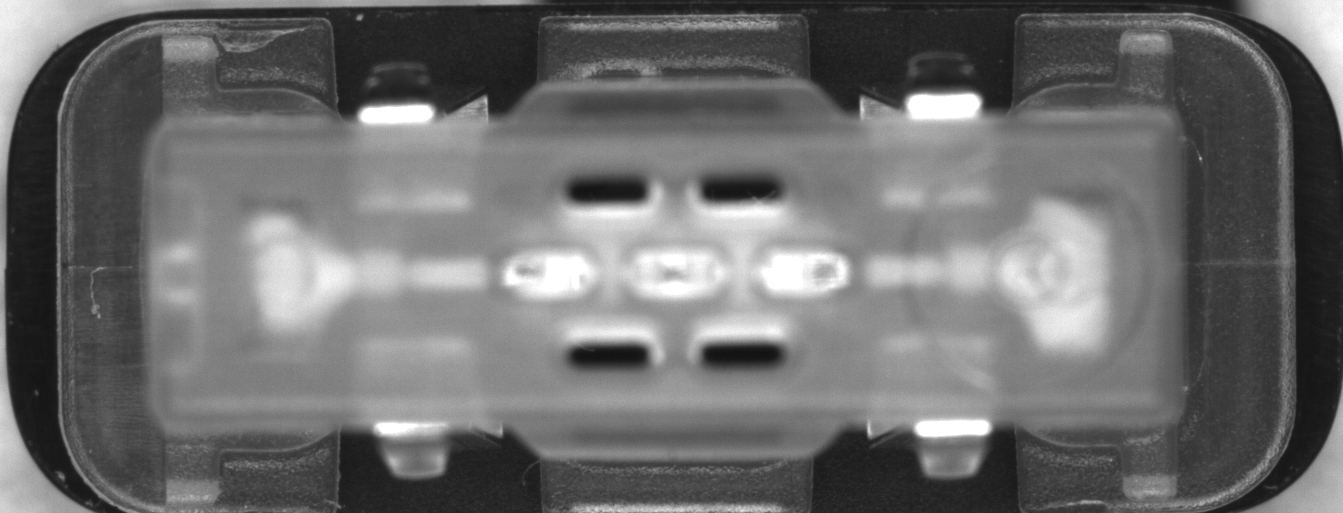
#> input picture ReferenceImages/template.bmp, 1343 x 513 px, found by its file name
$ python carbon%_patternmatch.py
#> lines starting #> are read from the running program, lines starting #| are printed output that depends on the picture; long printed decimals are rounded; pictures that were not available may be replaced by others from this repository, and a replacement may not be noted
"""
Justin Clay
justinmelmarclay@gmail.com

April 7, 2022- Image analysis to evaluate if the camera image is sensistve enough to detect changes in carbon %
"""
import re
import cv2
import numpy as np
import os
import matplotlib.pyplot as plt

template_path = '/Users/justinclay/PycharmProjects/CarbonContent/ReferenceImages/template.bmp'
source_folder = '/Users/justinclay/PycharmProjects/CarbonContent/CSA with different Carbon content'
# source_folder = '/Users/justinclay/PycharmProjects/CarbonContent/CSA with different Carbon content/test'
reference_template = cv2.imread(template_path, 0)
#> reference_template is the input picture: shape (513, 1343); min 18, max 255, mean 108.8

# Variables
matchThresh = 0.80
k = 0
rotateList = np.array([0, -1, 1, -2, 2, -3, 3, -4, 4, -5, 5], dtype=float)  # values (degrees)
totalcount = 0
border = 0
ittercount = 0
rot = None
paddedIm = None
adjustlist = []
hist_roi1_06 = []
hist_roi2_06 = []
hist_roi3_06 = []
hist_roi4_06 = []
hist_roi5_06 = []
hist_roi6_06 = []
hist_roi1_07 = []
hist_roi2_07 = []
hist_roi3_07 = []
hist_roi4_07 = []
hist_roi5_07 = []
hist_roi6_07 = []
hist_roi1_08 = []
hist_roi2_08 = []
hist_roi3_08 = []
hist_roi4_08 = []
hist_roi5_08 = []
hist_roi6_08 = []
hist_roi1_09 = []
hist_roi2_09 = []
hist_roi3_09 = []
hist_roi4_09 = []
hist_roi5_09 = []
hist_roi6_09 = []
hist_roi1_10 = []
hist_roi2_10 = []
hist_roi3_10 = []
hist_roi4_10 = []
hist_roi5_10 = []
hist_roi6_10 = []
img_show = False  # Show image
write_file = False  # Write files with ROI
dict_1 = {"roi1": [], 'roi2': [], 'roi3': [], 'roi4': [], 'roi5': [], 'roi6': []}
legend_list = ['0.6%', '0.7%', '0.8%', '0.9%', '1.0%']
ROI1_x1 = \
    ROI1_y1 = \
    ROI1_x2 = \
    ROI1_y2 = \
    ROI2_x1 = \
    ROI2_y1 = \
    ROI2_x2 = \
    ROI2_y2 = \
    ROI3_x1 = \
    ROI3_x2 = \
    ROI3_y1 = \
    ROI3_y2 = \
    ROI4_x1 = \
    ROI4_x2 = \
    ROI4_y1 = \
    ROI4_y2 = \
    ROI5_x1 = \
    ROI5_x2 = \
    ROI5_y1 = \
    ROI5_y2 = \
    ROI6_x1 = \
    ROI6_x2 = \
    ROI6_y1 = \
    ROI6_y2 = \
    orginx = \
    orginy = \
    None

ROI1 = np.index_exp[312:348, 695:868]
ROI2 = np.index_exp[308:339, 1169:1328]
ROI3 = np.index_exp[401:668, 1563:1619]
ROI4 = np.index_exp[775:806, 1176:1343]
ROI5 = np.index_exp[768:808, 699:857]
ROI6 = np.index_exp[456:676, 420:483]
templateROI = np.index_exp[288:801, 345:1688]

roilist = [ROI1, ROI2, ROI3, ROI4, ROI5, ROI6]
histlist_06 = [hist_roi1_06,
               hist_roi2_06,
               hist_roi3_06,
               hist_roi4_06,
               hist_roi5_06,
               hist_roi6_06,
               hist_roi1_07,
               hist_roi2_07,
               hist_roi3_07,
               hist_roi4_07,
               hist_roi5_07,
               hist_roi6_07,
               hist_roi1_08,
               hist_roi2_08,
               hist_roi3_08,
               hist_roi4_08,
               hist_roi5_08,
               hist_roi6_08,
               hist_roi1_09,
               hist_roi2_09,
               hist_roi3_09,
               hist_roi4_09,
               hist_roi5_09,
               hist_roi6_09,
               hist_roi1_10,
               hist_roi2_10,
               hist_roi3_10,
               hist_roi4_10,
               hist_roi5_10,
               hist_roi6_10
               ]


# Rotate Image
def Rotate_Image(template, rotation=float):
    global paddedIm, border
    border = 50
    paddedIm = np.zeros((template.shape[0] + border * 2, template.shape[1] + border * 2))
    paddedIm = cv2.copyMakeBorder(template, border, border, border, border, cv2.BORDER_CONSTANT, value=0)
    angleInRadians = rotation * np.pi / 180.0
    cosTheta = np.cos(angleInRadians)
    sinTheta = np.sin(angleInRadians)
    centerX = paddedIm.shape[1] / 2
    centerY = paddedIm.shape[0] / 2
    tx = (1 - cosTheta) * centerX - sinTheta * centerY
    ty = sinTheta * centerX + (1 - cosTheta) * centerY
    warpMat = np.float64(
        [
            [cosTheta, sinTheta, tx],
            [-sinTheta, cosTheta, ty]
        ])
    result1 = cv2.warpAffine(paddedIm, warpMat, (paddedIm.shape[1], paddedIm.shape[0]), flags=cv2.INTER_NEAREST)

    return result1


def list_files(path):
    lfile = []
    global result

    for (dirpath, dirnames, filenames) in os.walk(path):
        try:
            if re.findall(".DS_Store", filenames[0]):
                print('.DS Store Found')
                pass
            else:
                lfile += [os.path.join(dirpath, file) for file in filenames]
        except IndexError:
            print('Index Error for .DS_store')
            pass
    return lfile


# [55 lines left out: function offset, not called in this run]


listOfFiles = list_files(source_folder)
for i in listOfFiles:
    print(i)
    if k != 81:
        try:
            img1 = cv2.imread(i, cv2.IMREAD_GRAYSCALE)
            img_copy = img1.copy()
            for rot in rotateList:
                # Rotate the image & add border. Border is required to preserve image data during rotation.
                imgrotated_bw = Rotate_Image(img_copy, rot)
                result = cv2.matchTemplate(imgrotated_bw, reference_template, cv2.TM_CCOEFF_NORMED)
                ittercount += 1
                if (result.max() >= matchThresh).any():
                    if rot != 0:
                        adjustlist.append(i.split("/")[-1] + str(rot))
                    print(f'Result:{result.max()} --> file:{i}')
                    try:
                        loc = np.where(result == result.max())
                        loc_list = [i for i in zip(*loc)]
                        orginx = loc_list[0][1]
                        orginy = loc_list[0][0]
                        if i.split('/')[6] == 'PMC 0.6':
                            hist_ROI1 = cv2.calcHist([imgrotated_bw[ROI1]], [0], None, [255], [0, 255])
                            hist_ROI2 = cv2.calcHist([imgrotated_bw[ROI2]], [0], None, [255], [0, 255])
                            hist_ROI3 = cv2.calcHist([imgrotated_bw[ROI3]], [0], None, [255], [0, 255])
                            hist_ROI4 = cv2.calcHist([imgrotated_bw[ROI4]], [0], None, [255], [0, 255])
                            hist_ROI5 = cv2.calcHist([imgrotated_bw[ROI5]], [0], None, [255], [0, 255])
                            hist_ROI6 = cv2.calcHist([imgrotated_bw[ROI6]], [0], None, [255], [0, 255])
                            hist_roi1_06 = + hist_ROI1
                            hist_roi2_06 = + hist_ROI2
                            hist_roi3_06 = + hist_ROI3
                            hist_roi4_06 = + hist_ROI4
                            hist_roi5_06 = + hist_ROI5
                            hist_roi6_06 = + hist_ROI6

                        elif i.split('/')[6] == 'PMC 0.7':
                            hist_ROI1 = cv2.calcHist([imgrotated_bw[ROI1]], [0], None, [255], [0, 255])
                            hist_ROI2 = cv2.calcHist([imgrotated_bw[ROI2]], [0], None, [255], [0, 255])
                            hist_ROI3 = cv2.calcHist([imgrotated_bw[ROI3]], [0], None, [255], [0, 255])
                            hist_ROI4 = cv2.calcHist([imgrotated_bw[ROI4]], [0], None, [255], [0, 255])
                            hist_ROI5 = cv2.calcHist([imgrotated_bw[ROI5]], [0], None, [255], [0, 255])
                            hist_ROI6 = cv2.calcHist([imgrotated_bw[ROI6]], [0], None, [255], [0, 255])
                            hist_roi1_07 = + hist_ROI1
                            hist_roi2_07 = + hist_ROI2
                            hist_roi3_07 = + hist_ROI3
                            hist_roi4_07 = + hist_ROI4
                            hist_roi5_07 = + hist_ROI5
                            hist_roi6_07 = + hist_ROI6

                        elif i.split('/')[6] == 'PMC 0.8':
                            hist_ROI1 = cv2.calcHist([imgrotated_bw[ROI1]], [0], None, [255], [0, 255])
                            hist_ROI2 = cv2.calcHist([imgrotated_bw[ROI2]], [0], None, [255], [0, 255])
                            hist_ROI3 = cv2.calcHist([imgrotated_bw[ROI3]], [0], None, [255], [0, 255])
                            hist_ROI4 = cv2.calcHist([imgrotated_bw[ROI4]], [0], None, [255], [0, 255])
                            hist_ROI5 = cv2.calcHist([imgrotated_bw[ROI5]], [0], None, [255], [0, 255])
                            hist_ROI6 = cv2.calcHist([imgrotated_bw[ROI6]], [0], None, [255], [0, 255])
                            hist_roi1_08 = + hist_ROI1
                            hist_roi2_08 = + hist_ROI2
                            hist_roi3_08 = + hist_ROI3
                            hist_roi4_08 = + hist_ROI4
                            hist_roi5_08 = + hist_ROI5
                            hist_roi6_08 = + hist_ROI6

                        elif i.split('/')[6] == 'PMC 0.9':
                            hist_ROI1 = cv2.calcHist([imgrotated_bw[ROI1]], [0], None, [255], [0, 255])
                            hist_ROI2 = cv2.calcHist([imgrotated_bw[ROI2]], [0], None, [255], [0, 255])
                            hist_ROI3 = cv2.calcHist([imgrotated_bw[ROI3]], [0], None, [255], [0, 255])
                            hist_ROI4 = cv2.calcHist([imgrotated_bw[ROI4]], [0], None, [255], [0, 255])
                            hist_ROI5 = cv2.calcHist([imgrotated_bw[ROI5]], [0], None, [255], [0, 255])
                            hist_ROI6 = cv2.calcHist([imgrotated_bw[ROI6]], [0], None, [255], [0, 255])
                            hist_roi1_09 = + hist_ROI1
                            hist_roi2_09 = + hist_ROI2
                            hist_roi3_09 = + hist_ROI3
                            hist_roi4_09 = + hist_ROI4
                            hist_roi5_09 = + hist_ROI5
                            hist_roi6_09 = + hist_ROI6

                        elif i.split('/')[6] == 'PMC 1.0':
                            hist_ROI1 = cv2.calcHist([imgrotated_bw[ROI1]], [0], None, [255], [0, 255])
                            hist_ROI2 = cv2.calcHist([imgrotated_bw[ROI2]], [0], None, [255], [0, 255])
                            hist_ROI3 = cv2.calcHist([imgrotated_bw[ROI3]], [0], None, [255], [0, 255])
                            hist_ROI4 = cv2.calcHist([imgrotated_bw[ROI4]], [0], None, [255], [0, 255])
                            hist_ROI5 = cv2.calcHist([imgrotated_bw[ROI5]], [0], None, [255], [0, 255])
                            hist_ROI6 = cv2.calcHist([imgrotated_bw[ROI6]], [0], None, [255], [0, 255])
                            hist_roi1_10 = + hist_ROI1
                            hist_roi2_10 = + hist_ROI2
                            hist_roi3_10 = + hist_ROI3
                            hist_roi4_10 = + hist_ROI4
                            hist_roi5_10 = + hist_ROI5
                            hist_roi6_10 = + hist_ROI6

                        if img_show:
                            ROI1_x1, \
                            ROI1_y1, \
                            ROI1_x2, \
                            ROI1_y2, \
                            ROI2_x1, \
                            ROI2_y1, \
                            ROI2_x2, \
                            ROI2_y2, \
                            ROI3_x1, \
                            ROI3_y1, \
                            ROI3_x2, \
                            ROI3_y2, \
                            ROI4_x1, \
                            ROI4_y1, \
                            ROI4_x2, \
                            ROI4_y2, \
                            ROI5_x1, \
                            ROI5_y1, \
                            ROI5_x2, \
                            ROI5_y2, \
                            ROI6_x1, \
                            ROI6_y1, \
                            ROI6_x2, \
                            ROI6_y2 = offset(orginx, orginy)
                            # Convert the Black and white search ROI into color
                            img_color_srch = cv2.cvtColor(imgrotated_bw, cv2.COLOR_BGR2RGB)
                            # cv2.rectangle(img_color_srch,
                            #               (orginx, orginy),
                            #               (orginx + (templateROI[1].stop - templateROI[1].start),
                            #                (orginy + (templateROI[0].stop - templateROI[0].start))),
                            #               (255, 0, 255), thickness=3, lineType=cv2.LINE_4)
                            cv2.rectangle(img_color_srch,
                                          (ROI1_x1, ROI1_y1),
                                          (ROI1_x2, ROI1_y2),
                                          (255, 0, 255),
                                          thickness=3,
                                          lineType=cv2.LINE_4
                                          )
                            cv2.rectangle(img_color_srch,
                                          (ROI2_x1, ROI2_y1),
                                          (ROI2_x2, ROI2_y2),
                                          (255, 0, 255),
                                          thickness=3,
                                          lineType=cv2.LINE_4
                                          )
                            cv2.rectangle(img_color_srch,
                                          (ROI3_x1, ROI3_y1),
                                          (ROI3_x2, ROI3_y2),
                                          (255, 0, 255),
                                          thickness=3,
                                          lineType=cv2.LINE_4
                                          )
                            cv2.rectangle(img_color_srch,
                                          (ROI4_x1, ROI4_y1),
                                          (ROI4_x2, ROI4_y2),
                                          (255, 0, 255),
                                          thickness=3,
                                          lineType=cv2.LINE_4
                                          )
                            cv2.rectangle(img_color_srch,
                                          (ROI5_x1, ROI5_y1),
                                          (ROI5_x2, ROI5_y2),
                                          (255, 0, 255),
                                          thickness=3,
                                          lineType=cv2.LINE_4
                                          )
                            cv2.rectangle(img_color_srch,
                                          (ROI6_x1, ROI6_y1),
                                          (ROI6_x2, ROI6_y2),
                                          (255, 0, 255),
                                          thickness=3,
                                          lineType=cv2.LINE_4
                                          )
                            # Rotate the color ROI back into the original postision
                            colorImageRotateBack = Rotate_Image(img_color_srch, -rot)
                            # Delete the border
                            crop_color = colorImageRotateBack[2 * border:colorImageRotateBack.shape[0] - 2 * border,
                                         2 * border:colorImageRotateBack.shape[1] - 2 * border]
                            print('delta', orginy - ROI1_y1)
                            cv2.imshow('PatternFind', crop_color)
                            cv2.waitKey(0)
                            cv2.destroyAllWindows()
                            # break
                    except Exception as e:
                        print(f'error 111: {e}')
                break
#> this loop made 1 pass
#> (orginx, orginy) on pass 1: (50, 50)
#| Result:1 --> file:_only/template.bmp
#> pass 1, in Rotate_Image, `paddedIm = cv2.copyMakeBorder(template, border, border, border, border..`:
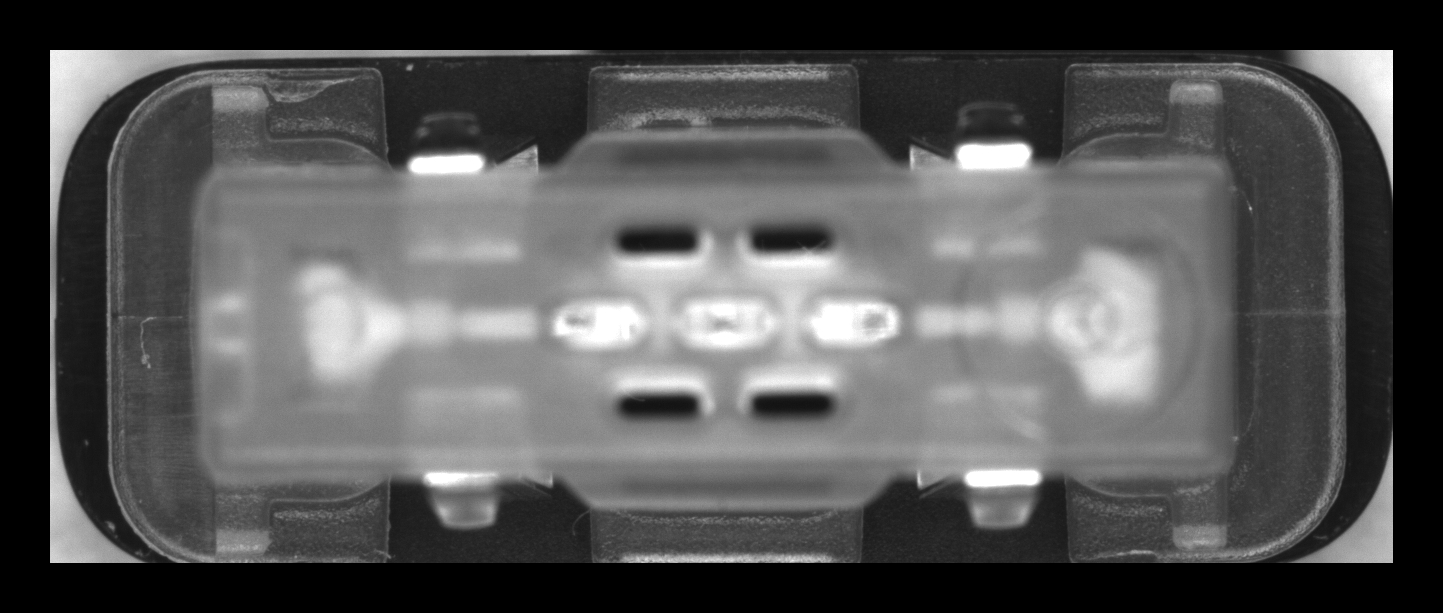
#> paddedIm: shape (613, 1443); min 0, max 255, mean 84.7
#> pass 1, `result = cv2.matchTemplate(imgrotated_bw, reference_template, cv2.TM_C..`:
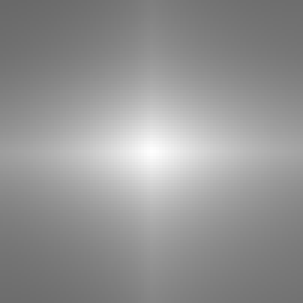
#> result: shape (101, 101) float32 (shown 3 times larger); min 0.412, max 1, mean 0.579
#> after the loop, adjustlist = []; ittercount = 1

        except Exception as e:
            print('Error 001:', e)
            totalcount -= 1
    else:
        cv2.destroyAllWindows()
        break
dict_1['roi1'].append(hist_roi1_06)
dict_1['roi2'].append(hist_roi2_06)
dict_1['roi3'].append(hist_roi3_06)
dict_1['roi4'].append(hist_roi4_06)
dict_1['roi5'].append(hist_roi5_06)
dict_1['roi6'].append(hist_roi6_06)

dict_1['roi1'].append(hist_roi1_07)
dict_1['roi2'].append(hist_roi2_07)
dict_1['roi3'].append(hist_roi3_07)
dict_1['roi4'].append(hist_roi4_07)
dict_1['roi5'].append(hist_roi5_07)
dict_1['roi6'].append(hist_roi6_07)

dict_1['roi1'].append(hist_roi1_08)
dict_1['roi2'].append(hist_roi2_08)
dict_1['roi3'].append(hist_roi3_08)
dict_1['roi4'].append(hist_roi4_08)
dict_1['roi5'].append(hist_roi5_08)
dict_1['roi6'].append(hist_roi6_08)

dict_1['roi1'].append(hist_roi1_09)
dict_1['roi2'].append(hist_roi2_09)
dict_1['roi3'].append(hist_roi3_09)
dict_1['roi4'].append(hist_roi4_09)
dict_1['roi5'].append(hist_roi5_09)
dict_1['roi6'].append(hist_roi6_09)

dict_1['roi1'].append(hist_roi1_10)
dict_1['roi2'].append(hist_roi2_10)
dict_1['roi3'].append(hist_roi3_10)
dict_1['roi4'].append(hist_roi4_10)
dict_1['roi5'].append(hist_roi5_10)
dict_1['roi6'].append(hist_roi6_10)

fig, axs = plt.subplots(ncols=1, nrows=6, figsize=(10, 15),
                        constrained_layout=True)
plt.subplots_adjust(hspace=0.5)

for i2, i3 in list(zip(dict_1['roi1'], legend_list)):
    axs[0].plot(i2, label=i3)
    axs[0].legend(loc='upper right')
    axs[0].set_title('ROI1')
for i2, i3 in list(zip(dict_1['roi2'], legend_list)):
    axs[1].plot(i2, label=i3)
    axs[1].legend(loc='upper right')
    axs[1].set_title('ROI2')
for i2, i3 in list(zip(dict_1['roi3'], legend_list)):
    axs[2].plot(i2, label=i3)
    axs[2].legend(loc='upper right')
    axs[2].set_title('ROI3')
for i2, i3 in list(zip(dict_1['roi4'], legend_list)):
    axs[3].plot(i2, label=i3)
    axs[3].legend(loc='upper right')
    axs[3].set_title('ROI4')
for i2, i3 in list(zip(dict_1['roi5'], legend_list)):
    axs[4].plot(i2, label=i3)
    axs[4].legend(loc='upper right')
    axs[4].set_title('ROI5')
for i2, i3 in list(zip(dict_1['roi6'], legend_list)):
    axs[5].plot(i2, label=i3)
    axs[5].legend(loc='upper right')
    axs[5].set_title('ROI6')
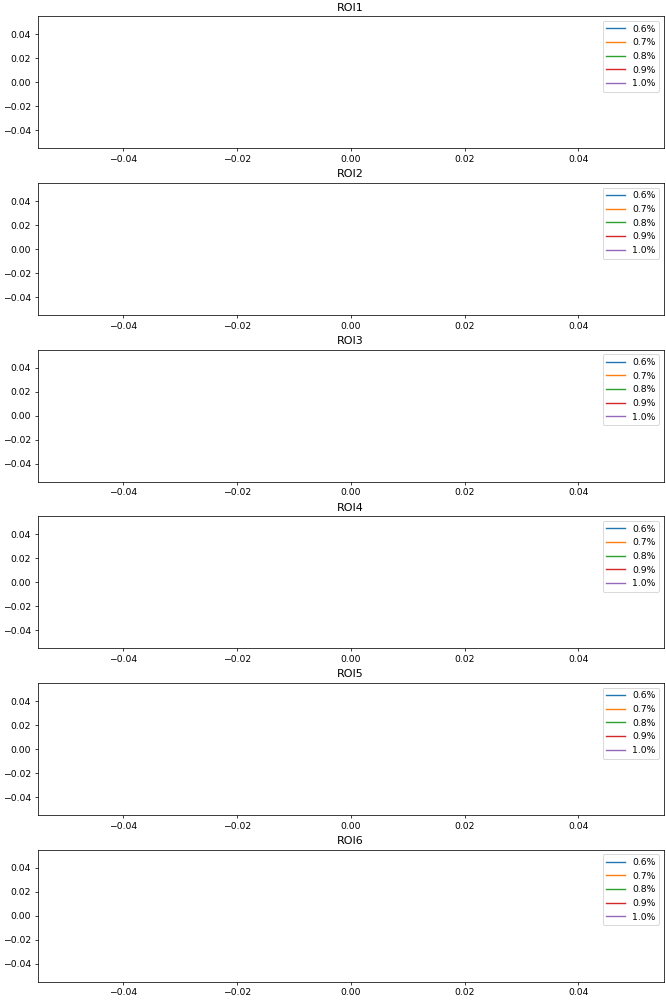
#> figure drawn by matplotlib, 6 panels
